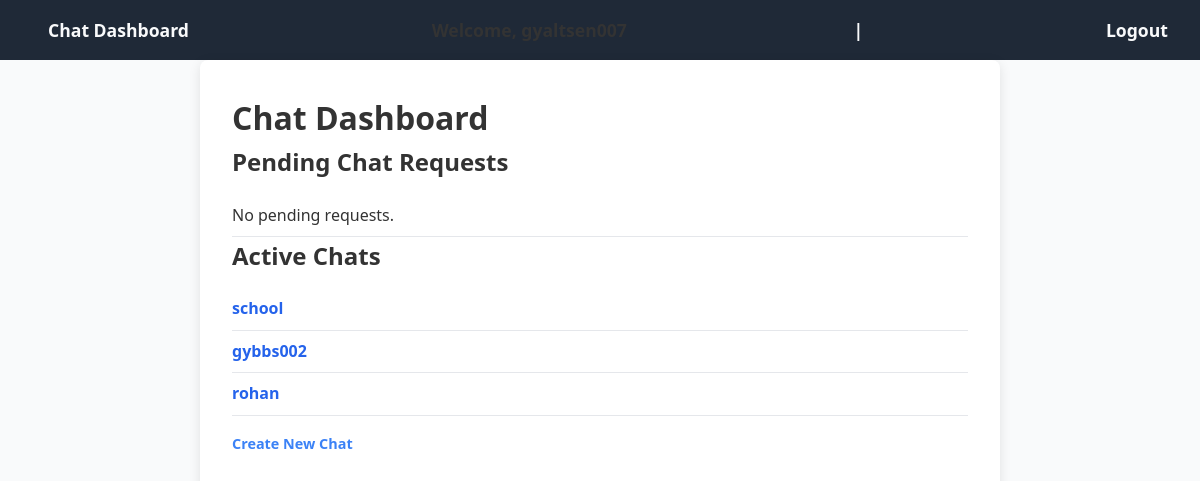
/chat/ (signed in), run on the app's committed database.
### Chat/models.py (models this page shows, shortened)
class Chat(models.Model):
    name = models.CharField(max_length=255, blank=True, null=True)
    is_group = models.BooleanField(default=False)
    created_at = models.DateTimeField(auto_now_add=True)

### Chat/views.py (the view)
# urls.py: path("chat/", chat_dashboard, name="chat-page"),
@login_required
def chat_dashboard(request):
    user = request.user
    chat_ids = ChatParticipant.objects.filter(user=user).values_list('chat_id', flat=True)
    chats = Chat.objects.filter(id__in=chat_ids)
    for chat in chats:
        if not chat.is_group:
            participants = ChatParticipant.objects.filter(chat=chat).exclude(user=user)
            chat.other_user = participants.first().user if participants.exists() else None
        else:
            chat.other_user = None  # groups have no single other_user
    chat_requests = ChatRequest.objects.filter(to_users=user, accepted=False)
    context = {
        'chats': chats,
        'chat_requests': chat_requests,
    }
    return render(request, 'Chat/chatDashboardPage.html', context)

### Chat/templates/Chat/chatDashboardPage.html
{% extends "Chat/basePage.html" %} {% block content %}
<h1>Chat Dashboard</h1>
<h2>Pending Chat Requests</h2>
<ul>
  {% for req in chat_requests %}
  <li>
    From: {{ req.from_user.username }}
    <a href="{% url 'accept-chat' req.id %}">Accept</a>
  </li>
  {% empty %}
  <li>No pending requests.</li>
  {% endfor %}
</ul>
<h2>Active Chats</h2>
<ul>
  {% for chat in chats %} {% if chat.id %}
  <li>
    <a href="{% url 'chat-detail' chat.id %}">
      {% if chat.is_group %} {{ chat.name }} {% else %} {% if chat.other_user %}
      {{ chat.other_user.username }} {% else %} Unnamed Chat {% endif %}
    </a>
  </li>
  {% endif %} {% endif %} {% empty %}
  <li>No active chats.</li>
  {% endfor %}
</ul>
<p><a href="{% url 'create-chat' %}">Create New Chat</a></p>
{% endblock %}

### Chat/static/css/style.css (style rules this page uses)
* { box-sizing: border-box; margin: 0; padding: 0; font-family: "Segoe UI", Tahoma, Geneva, Verdana, sans-serif; color: #333; }
body { background-color: #f9fafb; line-height: 1.6; min-height: 100vh; display: flex; flex-direction: column; font-size: 16px; }
p { margin-top: 1rem; font-size: 0.9rem; color: #6b7280; }
p a { color: #3b82f6; text-decoration: none; font-weight: 600; }
ul { list-style: none; margin-top: 0.8rem; }
ul li { padding: 0.5rem 0; border-bottom: 1px solid #e5e7eb; }
ul li a { color: #2563eb; font-weight: 600; text-decoration: none; transition: color 0.2s ease-in-out; }

### data on the page
Chat: name "school"
Chat: other_user.username "gybbs002"
Chat: other_user.username "rohan"
